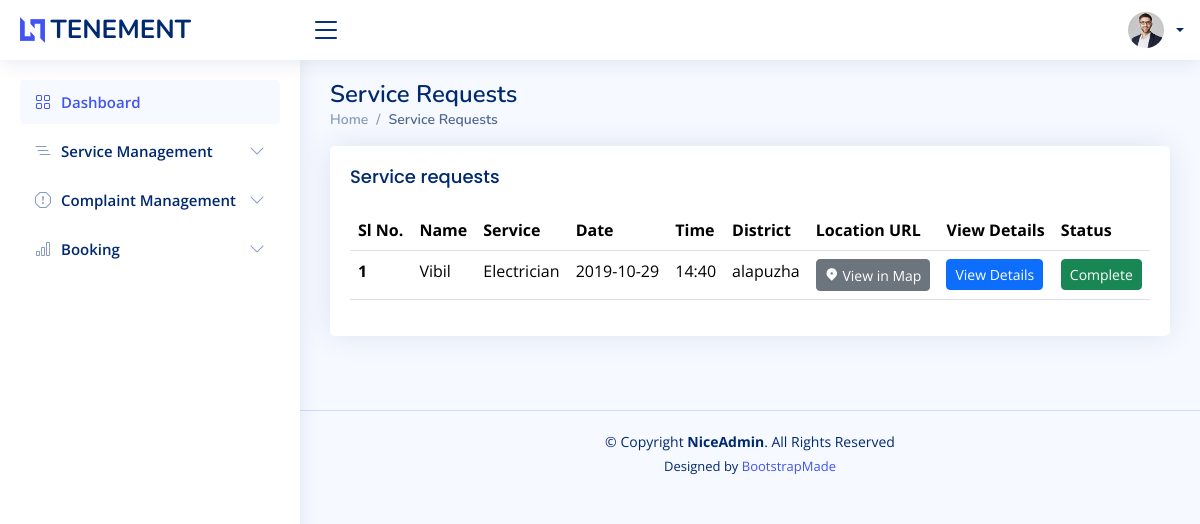
Page /employee/payment.php on the earlier database version.
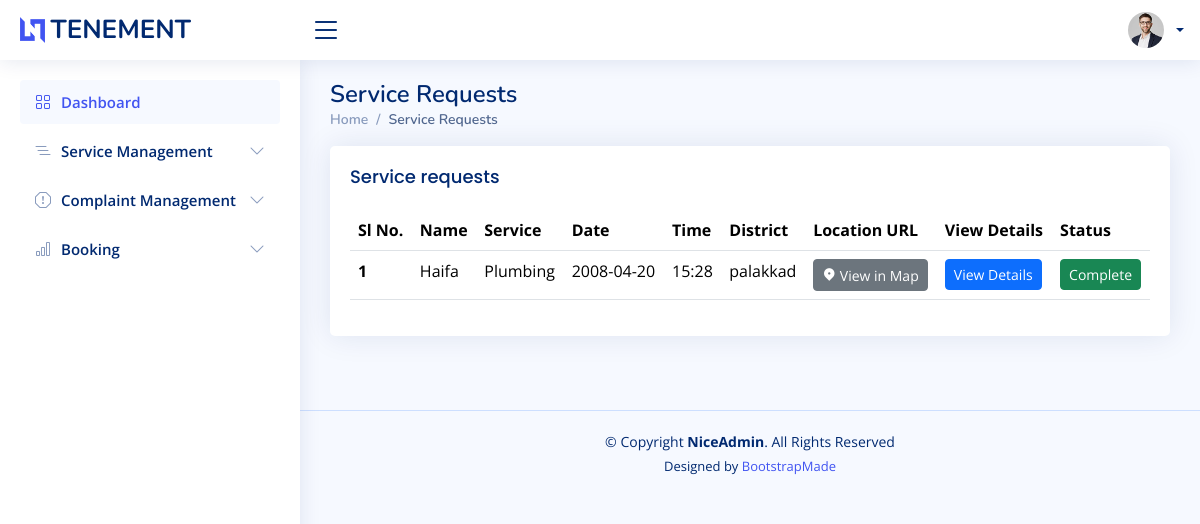
Same page on the later database version.
### tables this page shows
CREATE TABLE `booking` (
  `bookingid` int(50) NOT NULL,
  `name` varchar(50) NOT NULL,
  `phone` varchar(50) NOT NULL,
  `date` date NOT NULL,
  `time` varchar(50) NOT NULL DEFAULT current_timestamp(),
  `address` varchar(200) NOT NULL,
  `district` varchar(50) NOT NULL,
  `city` varchar(50) NOT NULL,
  `instructions` varchar(300) NOT NULL,
  `landmark` varchar(100) NOT NULL,
  `url` varchar(100) NOT NULL,
  `status` int(20) NOT NULL,
  `email` varchar(50) NOT NULL,
  `serviceid` int(50) NOT NULL
);

CREATE TABLE `addservice` (
  `serviceid` int(100) NOT NULL,
  `services` varchar(100) NOT NULL,
  `description` varchar(500) NOT NULL,
  `experience` varchar(100) NOT NULL,
  `rate` varchar(100) NOT NULL,
  `email` varchar(50) NOT NULL
);

### connect.php (called while the page is built, shortened)
<?php
$dbname="tenement";
$conn=mysqli_connect("localhost","root","",$dbname);
function select_data($sql)
{
  global $conn;
  $res = mysqli_query($conn, $sql);
  if ($res)
    return $res;
  else
    return False;
}
?>

### employee/payment.php (the view, shortened to what this page needs)
<?php
include 'header.php';
?>
<main id="main" class="main">
  <div class="pagetitle">
    <h1>Service Requests</h1>
    <nav>
      <ol class="breadcrumb">
        <li class="breadcrumb-item"><a href="index.php">Home</a></li>
        <li class="breadcrumb-item active">Service Requests</li>
      </ol>
    </nav>
  </div>
  <section class="section dashboard">
    <div class="row">
      <section class="section">
        <div class="row">
          <div class="col-lg-12">
            <div class="card">
              <div class="card-body">
                <h5 class="card-title">Service requests</h5>
                <table class="table datatable">
                  <thead>
                    <tr>
                      <th scope="col">Sl No.</th>
                      <th scope="col">Name</th>
                      <th scope="col">Service</th>
                      <th scope="col">Date</th>
                      <th scope="col">Time</th>
                      <th scope="col">District</th>
                      <th scope="col">Location URL</th>
                      <th scope="col">View Details</th>
                      <th scope="col">Status</th>
                    </tr>
                  </thead>
                  <tbody>
                    <?php
                    $sql1 = "SELECT b.*,a.services from booking b,addservice a where  a.serviceid=b.serviceid  and status ='2'";
                    $data1 = select_data($sql1);
                    $n = 1;
                    while ($row = mysqli_fetch_assoc($data1)) {
                    ?>
                      <tr>
                        <th scope='row'><?php echo $n++; ?></th>
                        <td><?php echo  $row['name'] ?></td>
                        <td><?php echo  $row['services'] ?></td>
                        <td><?php echo $row['date'] ?></td>
                        <td><?php echo $row['time'] ?></td>
                        <td> <?php echo $row['district']  ?></td>
                        <td> <a class="btn btn-secondary btn-sm" target="_blank" href="<?php echo $row['url']  ?>"><i class="  ri-map-pin-2-fill"></i> View in Map</a></td>
                        <td>
                          <div class="btn-group">
                            <a class="btn btn-primary btn-sm" data-bs-toggle="modal" data-bs-target="#verticalycentered2" onclick="passdes('<b>Name: </b><?php echo $row['name']; ?><br><b>Phone: </b><?php echo $row['phone']; ?><br><b>Service: </b><?php echo $row['services']; ?><br><b>Date: </b><?php echo $row['date']; ?><br><b>Time: </b><?php echo $row['time']; ?><br><b>Address: </b><?php echo $row['address']; ?><br><b>District: </b><?php echo $row['district']; ?><br><b>City: </b><?php echo $row['city']; ?><br><b>Instructions: </b><?php echo $row['instructions']; ?><br><b>Landmark: </b><?php echo $row['landmark']; ?><br><b>Email: </b><?php echo $row['email']; ?>')">View Details</a>
                          </div>
                        </td>
                        <td>
                      <div class="btn-group">
                      <a class="btn btn-success btn-sm" data-bs-toggle="modal" onclick="passid('<?php echo $row['name'];?>')" data-bs-target="#verticalycentered">Complete</a>
                        </div>
                    </td>
                    </tr>
                    <?php
                    }
                    ?>
                  </tbody>
                </table>
              </div>
            </div>
          </div>
        </div>
</main>

Differences in the rows shown:
no longer on this page (row edited): booking: name "Vibil", serviceid.services "Electrician", date "2019-10-29", time "14:40", district "alapuzha"
now on this page (row edited): booking: name "Haifa", serviceid.services "Plumbing", date "2008-04-20", time "15:28", district "palakkad"
